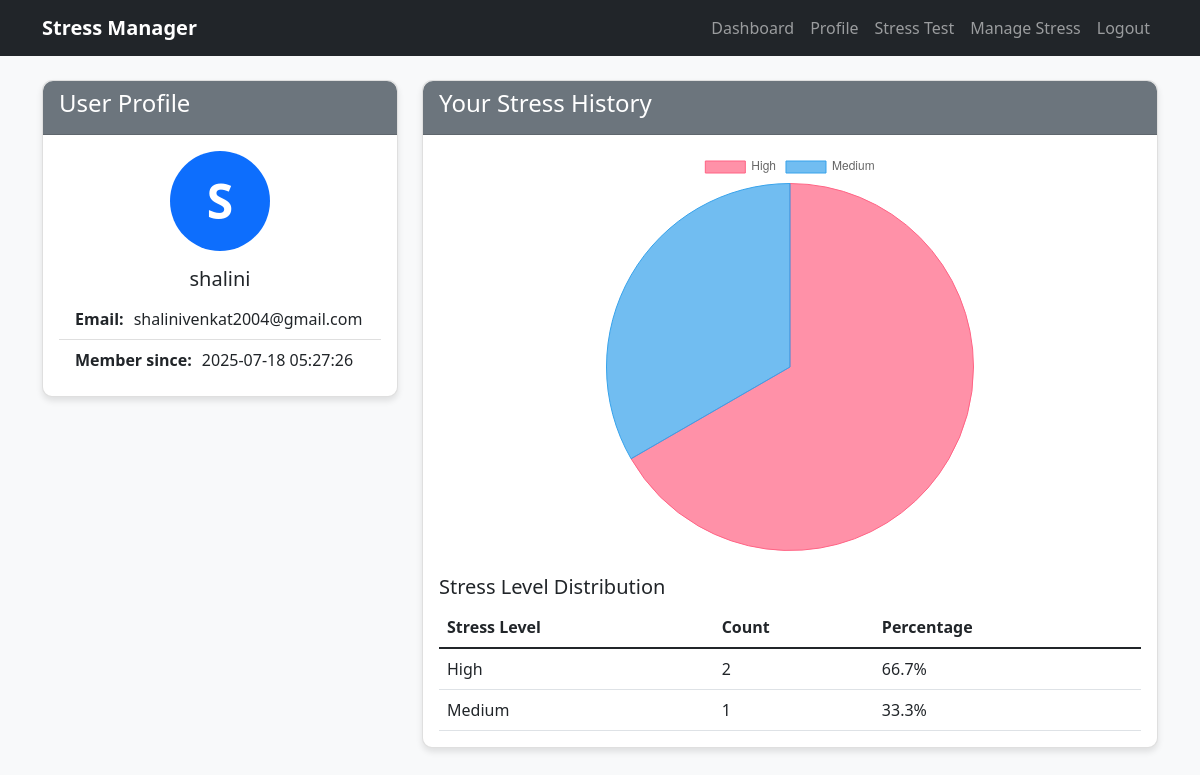
Screenshot of /profile (signed in) with the database file from the repository.
### tables this page shows
CREATE TABLE users (
                id INTEGER PRIMARY KEY AUTOINCREMENT,
                username TEXT UNIQUE NOT NULL,
                password TEXT NOT NULL,
                email TEXT UNIQUE NOT NULL,
                age INTEGER,
                created_at TIMESTAMP DEFAULT CURRENT_TIMESTAMP
            );

CREATE TABLE stress_records (
                id INTEGER PRIMARY KEY AUTOINCREMENT,
                user_id INTEGER NOT NULL,
                study_hours INTEGER NOT NULL,
                sleep_hours INTEGER NOT NULL,
                physical_activity INTEGER NOT NULL,
                social_support INTEGER NOT NULL,
                stress_level TEXT NOT NULL,
                recorded_at TIMESTAMP DEFAULT CURRENT_TIMESTAMP,
                FOREIGN KEY (user_id) REFERENCES users (id)
            );

### app.py (the view)
@app.route('/profile')
def profile():
    if 'user_id' not in session:
        return redirect(url_for('login'))
    conn = get_db_connection()
    user = conn.execute('SELECT * FROM users WHERE id = ?', (session['user_id'],)).fetchone()
    stress_history = conn.execute('''SELECT stress_level, COUNT(*) as count FROM stress_records WHERE user_id = ? GROUP BY stress_level''', (session['user_id'],)).fetchall()
    conn.close()
    return render_template('profile.html', user=user, stress_history=stress_history)

### app.py (called while the page is built)
def get_db_connection():
    conn = sqlite3.connect('database.db')
    conn.row_factory = sqlite3.Row
    return conn

### templates/profile.html (shortened to what this page needs)
{% extends "base.html" %}
{% block content %}
<div class="row">
    <div class="col-md-4">
        <div class="card mb-4">
            <div class="card-header">
                <h4>User Profile</h4>
            </div>
            <div class="card-body">
                <div class="text-center mb-3">
                    <div class="avatar bg-primary text-white rounded-circle d-flex align-items-center justify-content-center mx-auto" style="width: 100px; height: 100px; font-size: 3rem;">
                        {{ user['username'][0]|upper }}
                    </div>
                </div>
                <h5 class="card-title text-center">{{ user['username'] }}</h5>
                <ul class="list-group list-group-flush">
                    <li class="list-group-item"><strong>Email:</strong> {{ user['email'] }}</li>
                    <li class="list-group-item"><strong>Member since:</strong> {{ user['created_at'] }}</li>
                </ul>
            </div>
        </div>
    </div>
    <div class="col-md-8">
        <div class="card">
            <div class="card-header">
                <h4>Your Stress History</h4>
            </div>
            <div class="card-body">
                <canvas id="profileStressChart" width="400" height="200"></canvas>
                <div class="mt-4">
                    <h5>Stress Level Distribution</h5>
                    <table class="table">
                        <thead>
                            <tr>
                                <th>Stress Level</th>
                                <th>Count</th>
                                <th>Percentage</th>
                            </tr>
                        </thead>
                        <tbody>
                            {% for record in stress_history %}
                            <tr>
                                <td>{{ record['stress_level'] }}</td>
                                <td>{{ record['count'] }}</td>
                                <td>{{ (record['count'] / stress_history|sum(attribute='count') * 100)|round(1) }}%</td>
                            </tr>
                            {% endfor %}
                        </tbody>
                    </table>
                </div>
            </div>
        </div>
    </div>
</div>
{% endblock %}
{% block scripts %}
<script>
    const profileCtx = document.getElementById('profileStressChart').getContext('2d');
    const profileStressChart = new Chart(profileCtx, {
        type: 'pie',
        data: {
            labels: {{ stress_history|map(attribute='stress_level')|list|tojson }},
            datasets: [{
                data: {{ stress_history|map(attribute='count')|list|tojson }},
                backgroundColor: [
                    'rgba(255, 99, 132, 0.7)',
                    'rgba(54, 162, 235, 0.7)',
                    'rgba(255, 206, 86, 0.7)'
                ],
                borderColor: [
                    'rgba(255, 99, 132, 1)',
                    'rgba(54, 162, 235, 1)',
                    'rgba(255, 206, 86, 1)'
                ],
                borderWidth: 1
            }]
        },
        options: {
            responsive: true,
            plugins: {
                legend: {
                    position: 'top',
                }
            }
        }
    });
</script>
{% endblock %}

### templates/base.html (shortened to what this page needs)
<!DOCTYPE html>
<html lang="en">
<head>
    <link href="https://cdn.jsdelivr.net/npm/bootstrap@5.1.3/dist/css/bootstrap.min.css" rel="stylesheet">
    <link rel="stylesheet" href="{{ url_for('static', filename='style.css') }}">
</head>
<body>
    <nav class="navbar navbar-expand-lg navbar-dark bg-dark">
        <div class="container">
            <a class="navbar-brand" href="{{ url_for('index') }}">Stress Manager</a>
            <div class="collapse navbar-collapse" id="navbarNav">
                <ul class="navbar-nav ms-auto">
                    {% if 'user_id' in session %}
                        <li class="nav-item">
                            <a class="nav-link" href="{{ url_for('dashboard') }}">Dashboard</a>
                        </li>
                        <li class="nav-item">
                            <a class="nav-link" href="{{ url_for('profile') }}">Profile</a>
                        </li>
                        <li class="nav-item">
                            <a class="nav-link" href="{{ url_for('stress_test') }}">Stress Test</a>
                        </li>
                        <li class="nav-item">
                            <a class="nav-link" href="{{ url_for('manage') }}">Manage Stress</a>
                        </li>
                        <li class="nav-item">
                            <a class="nav-link" href="{{ url_for('logout') }}">Logout</a>
                        </li>
                    {% endif %}
                </ul>
            </div>
        </div>
    </nav>
    <div class="container mt-4">
        {% block content %}{% endblock %}
    </div>
    {% block scripts %}{% endblock %}
</body>
</html>

### static/style.css (style rules this page uses)
body { background-color: #f8f9fa; font-family: 'Segoe UI', Tahoma, Geneva, Verdana, sans-serif; }
.navbar-brand { font-weight: bold; }
.card { border-radius: 10px; box-shadow: 0 4px 6px rgba(0, 0, 0, 0.1); margin-bottom: 20px; }
.card-header { background-color: #6c757d; color: white; border-radius: 10px 10px 0 0 !important; }
.avatar { font-weight: bold; }
.table { margin-bottom: 0; }
.list-group-item { border-left: none; border-right: none; }
.list-group-item:first-child { border-top: none; }
.list-group-item:last-child { border-bottom: none; }
canvas { max-height: 400px; width: 100% !important; }
.card { transition: transform 0.3s ease; }
.list-group-item { display: flex; align-items: center; gap: 10px; }

### rows the page displays
users: username "S", username "shalini", email "shalinivenkat2004@gmail.com", created_at "2025-07-18 05:27:26"
stress_records: stress_level "Medium", count "1", count "33.3"

### other values shown
{{ record['stress_level'] }} "High"
{{ record['count'] }} "2"
chart data {{ stress_history|map(attribute='stress_level')|list|tojson }} ["High", "Medium"]
chart data {{ stress_history|map(attribute='count')|list|tojson }} [2, 1]
